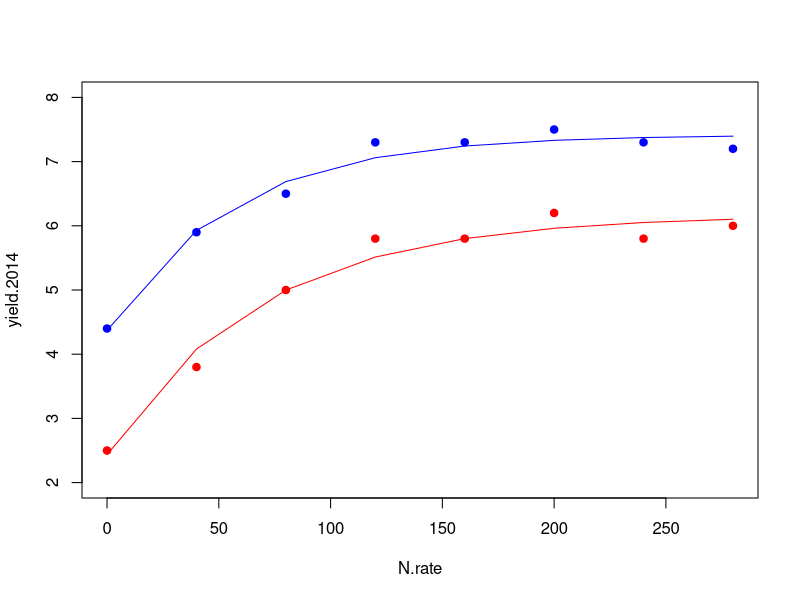

Reproduce this figure in R.

# Nitrogen and yield "data" pulled from Millar et al. figure
N.rate <- c(0, 40, 80, 120, 160, 200, 240, 280)
yield.2014 <- c(4.4, 5.9, 6.5, 7.3, 7.3, 7.5, 7.3, 7.2)
yield.2013 <- c(2.5, 3.8, 5.0, 5.8, 5.8, 6.2, 5.8, 6.0)

# scatterplot version of that plot
plot(N.rate, yield.2014, ylim = c(2,8), type = 'p', col = 'blue', cex = 1, pch = 19)
points(N.rate, yield.2013,  col = 'red', cex = 1, pch = 19)

# Jarad's variogram function
curve <- function(par){
  a <- par[1]; b<- par[2]; c<- par[3]
  return(a+b*(1-exp(-c*N.rate)))
} 

# sum of squared residuals using variogram function for each year
sum.sqr.resids.14 <- function(par) sum((yield.2014-curve(par))^2)
sum.sqr.resids.13 <- function(par) sum((yield.2013-curve(par))^2)

# finding the curves that minimize sums of squared residuals, and plotting the curves
optim(c(1,1,1),sum.sqr.resids.14)
lines(N.rate, curve(c(4.37325817, 3.04312450, 0.01789475)), col = 'blue')

optim(c(1,1,1),sum.sqr.resids.13)
lines(N.rate, curve(c(2.43683907, 3.72905021, 0.01452737
)), col = 'red')

